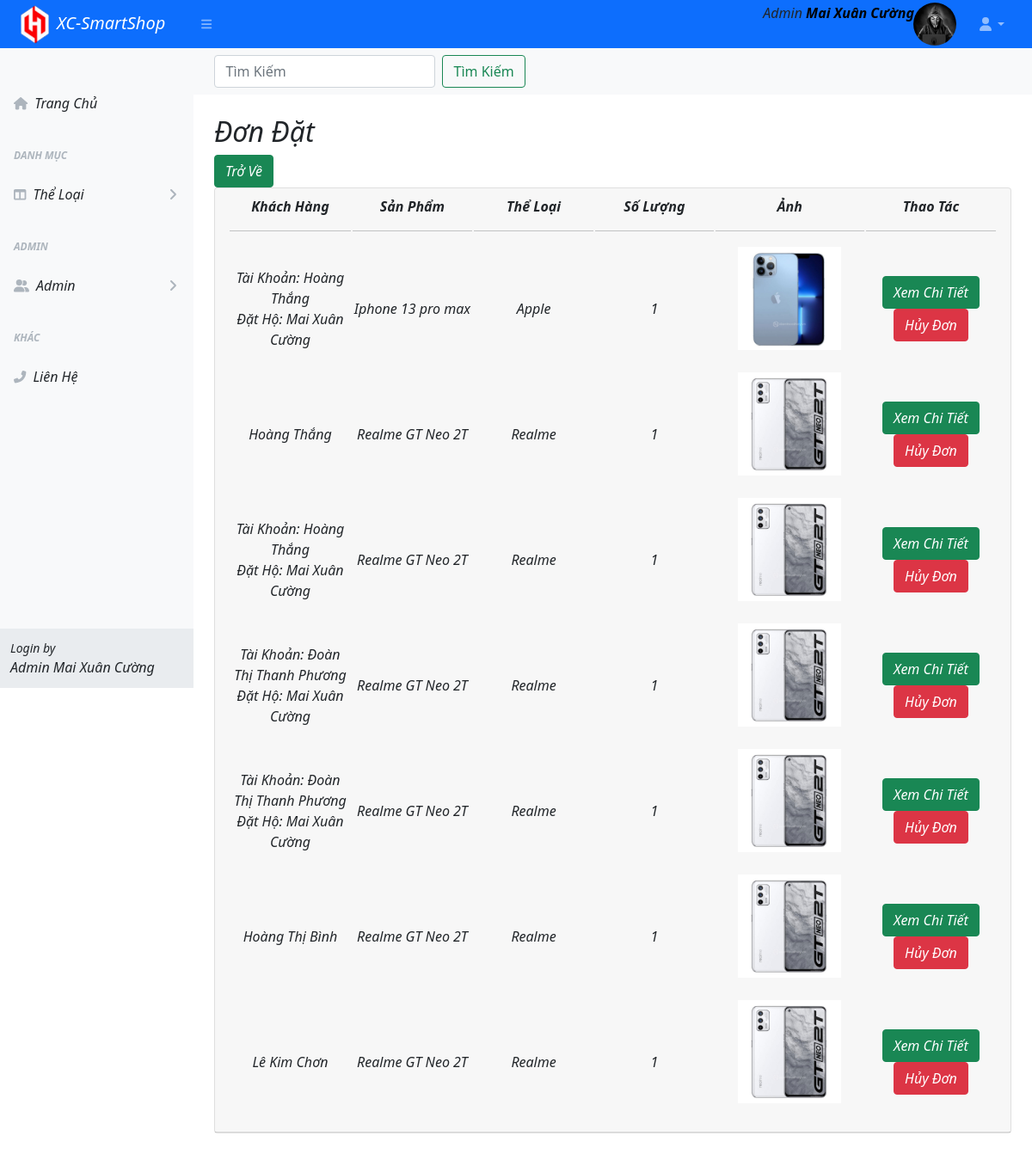
/order_product/index.php (signed in), run on the app's committed database.
### tables this page shows
CREATE TABLE `order_product` (
  `id_order_product` int(11) NOT NULL,
  `date_borrow` datetime DEFAULT NULL,
  `customer_id` int(11) DEFAULT NULL,
  `quantity_order` int(11) DEFAULT NULL,
  `note` text,
  `delivery_address` varchar(255) DEFAULT NULL,
  `configuration_order` varchar(255) DEFAULT NULL,
  `color_order` varchar(255) DEFAULT NULL,
  `name_order` varchar(255) DEFAULT NULL
);

CREATE TABLE `customer` (
  `id_customer` int(11) NOT NULL,
  `name_customer` varchar(50) DEFAULT NULL,
  `gender_customer` varchar(10) DEFAULT NULL,
  `address_customer` varchar(255) DEFAULT NULL,
  `phone_customer` varchar(40) DEFAULT NULL,
  `gmail_customer` varchar(50) DEFAULT NULL,
  `pass` varchar(50) DEFAULT NULL,
  `role` varchar(255) DEFAULT NULL
);

CREATE TABLE `product` (
  `id_product` int(11) NOT NULL,
  `name_product` varchar(50) DEFAULT NULL,
  `price` int(11) DEFAULT NULL,
  `describe` text,
  `category_id` int(11) DEFAULT NULL,
  `quantity` int(11) NOT NULL,
  `specifications` text NOT NULL,
  `image` varchar(255) DEFAULT NULL,
  `color` varchar(255) DEFAULT NULL,
  `configuration` varchar(255) DEFAULT NULL,
  `price_product` varchar(255) DEFAULT NULL,
  `cart` varchar(255) DEFAULT NULL,
  `garbage_can` varchar(255) DEFAULT NULL
);

CREATE TABLE `categories` (
  `id_category` int(11) NOT NULL,
  `name_category` varchar(50) DEFAULT NULL
);

### order_product/index.php (the view, shortened to what this page needs)
<?php
include_once "../layout/header.php";
?>
<?php include_once "../layout/sidebar.php";?>
<?php
global $conn;
$sql = "SELECT  * FROM `order_product`
JOIN orders_detail
ON orders_detail.order_product_id = order_product.id_order_product
JOIN product
ON product.id_product = orders_detail.product_id
JOIN customer
ON order_product.customer_id = customer.id_customer
JOIN categories
ON product.category_id = categories.id_category
ORDER BY date_borrow DESC";
$stmt = $conn->query($sql);
$stmt->setFetchMode(PDO::FETCH_OBJ);
$rows = $stmt->fetchAll();
?>
<div id="layoutSidenav">
    <div id="layoutSidenav_content">
    <nav class="navbar navbar-expand-lg navbar-light bg-light">
    &nbsp;&nbsp;&nbsp;<div class="container-fluid">
    <div class="collapse navbar-collapse" id="navbarSupportedContent">
      <form class="d-flex" method="post" action="search_qlad.php">
        <input class="form-control me-2" name="search" type="search" placeholder="Tìm Kiếm" aria-label="Search">
        <button class="btn btn-outline-success" type="submit">Tìm&nbsp;Kiếm</button><br>
      </form>
    </div>
  </div>
</nav>
        <main>
            <div class="container-fluid px-4">
            <h2 class="mt-4"><i>Đơn Đặt</i></h2>
                <a class="btn btn-success" href="../index/index.php"><i>Trở Về</i></a>
<div class="row">
        <div class="col-xl-12">
                <div class="card mb-4">
                    <div  style="text-align: center" class="card-header">
                <table  >
                    <thead class="thead-dark">
                        <tr>
                            <th width="230px" ><i>Khách Hàng</i><hr></th>
                            <th width="230px" ><i>Sản Phẩm</i><hr></th>
                            <th width="230px" ><i>Thể Loại</i><hr></th>
                            <th width="230px" ><i>Số Lượng</i><hr></th>
                            <th width="230px" ><i>Ảnh</i><hr></th>
                            <th width="230px" ><i>Thao Tác</i><hr></th>
                        </tr>
                    </thead>
                    <?php foreach ($rows as $key => $row) { ?>
                        <tbody>
                            <tr>
                                <td><i><?php if($row->name_customer == $row->name_order){ echo $row->name_customer; } else { echo 'Tài Khoản: '.$row->name_customer.'<br>'.'Đặt Hộ: '.$row->name_order; } ?></i></td>
                                <td><i><?=$row->name_product?></i></td>
                                <td><i><?=$row->name_category?></i></td>
                                <td><i><?=$row->quantity_order?></i></td>
                                <td><img src="../product/image/<?php echo $row->image ?>" width="120px" height="120px" alt=""><br><br></td>
                               <td width="250px" >
                                    <a class="btn btn-success" href="../orders_detail/index.php?id=<?=$row->id_order_product?>"><i>Xem Chi Tiết</i></a>
                                    <?php $sql4 = "SELECT id_order_product FROM `order_product`";
                                        $stmt4 = $conn->query($sql4);
                                        $stmt4->setFetchMode(PDO::FETCH_OBJ);
                                        $rows4 = $stmt4->fetchAll();
                                        $max=0;
                                        foreach ($rows4 as $key0 => $row0){
                                            if($row0->id_order_product == $row->id_orders_detail){
                                                $max =$row0->id_order_product;
                                            }
                                        } ?>
                                    <a class="btn btn-danger" href="delete.php?id=<?=$row->id_orders_detail?>&id1=<?=$max?>" onclick="return confirm('Bạn có chắc khách hàng yêu cầu hủy đơn không?');"><i>Hủy Đơn</i></a>
                                    </td>
                            </tr>
                        </tbody>
                    <?php } ?>
                </table>
            </div>
        </main>
    </div>
</div>
<?php include_once "./../layout/footer.php";?>

### layout/header.php (shortened to what this page needs)
<!DOCTYPE html>
<html lang="en">
    <head>
        <link href="https://cdn.jsdelivr.net/npm/simple-datatables@latest/dist/style.css" rel="stylesheet" />
        <link href="./../startbootstrap-sb-admin-gh-pages/css/styles.css" rel="stylesheet" />
    </head>
    <body class="sb-nav-fixed">
        <nav class="sb-topnav navbar navbar-expand navbar-dark bg-primary">
            <a class="navbar-brand ps-3" href="./../index_product/index.php"><img width="50px" height="55px" src="../product/image/zyro-image.png"><i>XC-SmartShop</i></a>
            <button class="btn btn-link btn-sm order-1 order-lg-0 me-4 me-lg-0" id="sidebarToggle" href="#!"><i class="fas fa-bars"></i></button>
            <form class="d-none d-md-inline-block form-inline ms-auto me-0 me-md-3 my-2 my-md-0">
                <div class="input-group">
                    <i>Admin <b style="color:black"><?php echo $_SESSION['admin']; ?></i></b><img style="border-radius:50%" width="50px" height="50px" src="../product/image/<?php if($_SESSION['gioitinh_ad'] == 'Nam'){ echo 'anh-dai-dien-dep.jpg';} else if($_SESSION['gioitinh_ad'] == 'Nữ'){ echo 'avatar-dep-chat-nu.jpg';} else { echo 'hinh-anh-hacker-anonymous-dep-day-bi-an.jpeg';}?> "></i>
                </div>
            </form>
            <ul class="navbar-nav ms-auto ms-md-0 me-3 me-lg-4">
                <li class="nav-item dropdown">
                    <a class="nav-link dropdown-toggle" id="navbarDropdown" href="#" role="button" data-bs-toggle="dropdown" aria-expanded="false"><i class="fas fa-user fa-fw"></i></a>
                </li>
            </ul>
        </nav>

### layout/sidebar.php (shortened to what this page needs)
<div id="layoutSidenav">
            <div id="layoutSidenav_nav">
                <nav class="sb-sidenav accordion sb-sidenav-light" id="sidenavAccordion">
                    <div class="sb-sidenav-menu">
                        <div class="nav">
                            <div class="sb-sidenav-menu-heading"></div>
                            <a class="nav-link" href="../index/index.php">
                                <div class="sb-nav-link-icon"><i class='fa fa-home'></i></div>
                                <i>Trang Chủ</i>
                            </a>
                            <div class="sb-sidenav-menu-heading"><i>Danh Mục</i></div>
                            <a class="nav-link collapsed" href="./../categories/index.php" data-bs-toggle="collapse" data-bs-target="#collapseLayouts" aria-expanded="false" aria-controls="collapseLayouts">
                                <div class="sb-nav-link-icon"><i class="fas fa-columns"></i></div>
                                <i>Thể Loại</i>
                                <div class="sb-sidenav-collapse-arrow"><i class="fas fa-angle-down"></i></div>
                            </a>
                            <div class="sb-sidenav-menu-heading"><i>Admin</i></div>
                            <a class="nav-link collapsed" href="#" data-bs-toggle="collapse" data-bs-target="#collapsePages" aria-expanded="false" aria-controls="collapsePages">
                                <div class="sb-nav-link-icon"><i class='fas fa-user-friends'></i></div>
                                <i>Admin</i>
                                <div class="sb-sidenav-collapse-arrow"><i class="fas fa-angle-down"></i></div>
                            </a>
                            <div class="sb-sidenav-menu-heading"><i>Khác</i></div>
                            <a class="nav-link" href="https://www.facebook.com/hihihihi.cuong">
                                <div class="sb-nav-link-icon"><i class='fas fa-phone-alt'></i></div>
                                <i>Liên Hệ</i>
                            </a>
                        </div>
                    </div>
                    <div class="sb-sidenav-footer">
                        <div class="small"><i>Login by</i></div>
                        <i> Admin <?php echo $_SESSION['admin']?>
                        </i></div>
                </nav>
            </div>

### layout/footer.php (shortened to what this page needs)
            </div>
    </body>
</html>

### data on the page
order_product: customer.name_customer "Hoàng Thắng", name_order "Mai Xuân Cường", product.name_product "Iphone 13 pro max", categories.name_category "Apple", quantity_order "1", product.image (picture)
order_product: customer.name_customer "Hoàng Thắng", product.name_product "Realme GT Neo 2T", categories.name_category "Realme", quantity_order "1", product.image (picture)
order_product: customer.name_customer "Hoàng Thắng", name_order "Mai Xuân Cường", product.name_product "Realme GT Neo 2T", categories.name_category "Realme", quantity_order "1", product.image (picture)
order_product: customer.name_customer "Đoàn Thị Thanh Phương", name_order "Mai Xuân Cường", product.name_product "Realme GT Neo 2T", categories.name_category "Realme", quantity_order "1", product.image (picture)
order_product: customer.name_customer "Đoàn Thị Thanh Phương", name_order "Mai Xuân Cường", product.name_product "Realme GT Neo 2T", categories.name_category "Realme", quantity_order "1", product.image (picture)
order_product: customer.name_customer "Hoàng Thị Bình", product.name_product "Realme GT Neo 2T", categories.name_category "Realme", quantity_order "1", product.image (picture)
order_product: customer.name_customer "Lê Kim Chơn", product.name_product "Realme GT Neo 2T", categories.name_category "Realme", quantity_order "1", product.image (picture)

### other printed values
$_SESSION['admin'] "Mai Xuân Cường"
